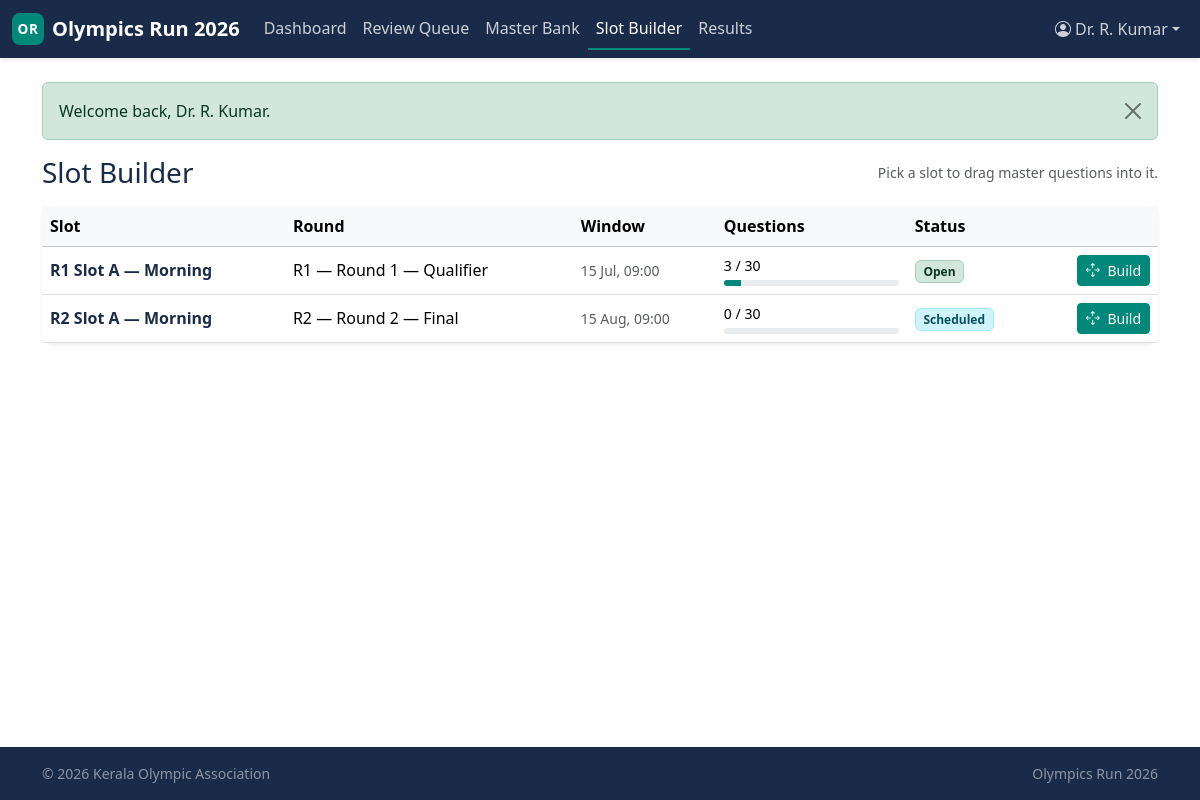
The page /panelist/slots (signed in) on the database its author committed.
### tables this page shows
CREATE TABLE slots (
    slot_id        INT UNSIGNED  NOT NULL AUTO_INCREMENT,
    round_id       INT UNSIGNED  NOT NULL,
    slot_label     VARCHAR(100)  NULL,
    starts_at      DATETIME      NOT NULL,
    ends_at        DATETIME      NOT NULL,
    capacity       INT UNSIGNED  NOT NULL DEFAULT 50,
    status         ENUM('scheduled','open','closed','cancelled')
                            NOT NULL DEFAULT 'scheduled',
    created_by_user_id INT UNSIGNED NULL,
    created_at     DATETIME      NOT NULL DEFAULT CURRENT_TIMESTAMP,
    updated_at     DATETIME      NOT NULL DEFAULT CURRENT_TIMESTAMP
                                                ON UPDATE CURRENT_TIMESTAMP,
    PRIMARY KEY (slot_id),
    KEY idx_slot_round (round_id),
    KEY idx_slot_starts (starts_at),
    KEY idx_slot_status (status),
    CONSTRAINT fk_slot_round
        FOREIGN KEY (round_id) REFERENCES rounds(round_id)
        ON DELETE CASCADE,
    CONSTRAINT fk_slot_creator
        FOREIGN KEY (created_by_user_id)
            REFERENCES association_users(association_user_id)
        ON DELETE SET NULL
);

CREATE TABLE rounds (
    round_id              INT UNSIGNED  NOT NULL AUTO_INCREMENT,
    association_id        INT UNSIGNED  NOT NULL,
    round_number          TINYINT UNSIGNED NOT NULL,
    name                  VARCHAR(100)  NOT NULL,
    description           TEXT          NULL,
    slot_duration_minutes INT UNSIGNED  NOT NULL DEFAULT 30,
    quiz_duration_minutes INT UNSIGNED  NOT NULL DEFAULT 15,
    questions_per_quiz    INT UNSIGNED  NOT NULL DEFAULT 30,
    marks_correct         DECIMAL(5,2)  NOT NULL DEFAULT 1.00,
    marks_wrong           DECIMAL(5,2)  NOT NULL DEFAULT 0.00,
    marks_unanswered      DECIMAL(5,2)  NOT NULL DEFAULT 0.00,
    qualifiers_count      INT UNSIGNED  NULL,
    status                ENUM('draft','open','closed','published')
                                NOT NULL DEFAULT 'draft',
    starts_at             DATETIME      NULL,
    ends_at               DATETIME      NULL,
    created_at            DATETIME      NOT NULL DEFAULT CURRENT_TIMESTAMP,
    updated_at            DATETIME      NOT NULL DEFAULT CURRENT_TIMESTAMP
                                                ON UPDATE CURRENT_TIMESTAMP,
    PRIMARY KEY (round_id),
    UNIQUE KEY uniq_assoc_round (association_id, round_number),
    KEY idx_round_status (status),
    CONSTRAINT fk_round_assoc
        FOREIGN KEY (association_id) REFERENCES associations(association_id)
        ON DELETE CASCADE
);

### includes/helpers.php (called while the page is built, shortened)
<?php
function e(?string $value): string
{
    return htmlspecialchars((string)$value, ENT_QUOTES | ENT_SUBSTITUTE, 'UTF-8');
}
function view(string $template, array $data = []): string
{
    $__file = __DIR__ . '/../views/' . $template . '.php';
    extract($data, EXTR_SKIP);
    include $__file;
    return ob_get_clean();
}
function render(string $template, array $data = []): void
{
    $content   = view($template, $data);
    include __DIR__ . '/../views/layouts/app.php';
}
function status_badge(?string $status): string
{
    $map = [
        'active'         => 'bg-success-subtle text-success-emphasis border border-success-subtle',
        'approved'       => 'bg-success-subtle text-success-emphasis border border-success-subtle',
        'open'           => 'bg-success-subtle text-success-emphasis border border-success-subtle',
        'published'      => 'bg-success-subtle text-success-emphasis border border-success-subtle',
        'pending'        => 'bg-warning-subtle text-warning-emphasis border border-warning-subtle',
        'needs_revision' => 'bg-warning-subtle text-warning-emphasis border border-warning-subtle',
        'scheduled'      => 'bg-info-subtle text-info-emphasis border border-info-subtle',
        'draft'          => 'bg-secondary-subtle text-secondary-emphasis border border-secondary-subtle',
        'closed'         => 'bg-secondary-subtle text-secondary-emphasis border border-secondary-subtle',
        'inactive'       => 'bg-secondary-subtle text-secondary-emphasis border border-secondary-subtle',
        'suspended'      => 'bg-danger-subtle text-danger-emphasis border border-danger-subtle',
        'rejected'       => 'bg-danger-subtle text-danger-emphasis border border-danger-subtle',
        'cancelled'      => 'bg-danger-subtle text-danger-emphasis border border-danger-subtle',
        'disqualified'   => 'bg-danger-subtle text-danger-emphasis border border-danger-subtle',
    ];
    $key = strtolower((string)$status);
    return 'badge ' . ($map[$key] ?? 'bg-light text-dark border');
}
function status_label(?string $status): string
{
    return ucwords(str_replace('_', ' ', (string)$status));
}
function dt_display(?string $mysqlDatetime, string $format = 'd M Y, h:i A'): string
{
    $ts = strtotime($mysqlDatetime);
    return $ts === false ? '—' : date($format, $ts);
}

### controllers/PanelistSlotsController.php (called while the page is built, shortened)
<?php
final class PanelistSlotsController
{
    public function index(): void
    {
        $associationId = $this->associationId();
        render('panelist/slots/index', [
            'title' => 'Slot Builder — Panel',
            'slots' => SlotQuestion::slotsForAssociation($associationId),
        ]);
    }
    private function associationId(): int
    {
        $id = Auth::associationId();
        return $id;
    }
}

### includes/Database.php (called while the page is built, shortened)
<?php
final class Database
{
    private static ?PDO $pdo = null;
    public static function connection(): PDO
    {
        $cfg = $GLOBALS['APP_CONFIG']['db'];
        $dsn = sprintf(
            'mysql:host=%s;port=%d;dbname=%s;charset=%s',
            $cfg['host'],
            $cfg['port'],
            $cfg['name'],
            $cfg['charset']
        );
        self::$pdo = new PDO($dsn, $cfg['user'], $cfg['pass'], [
            PDO::ATTR_ERRMODE            => PDO::ERRMODE_EXCEPTION,
            PDO::ATTR_DEFAULT_FETCH_MODE => PDO::FETCH_ASSOC,
            PDO::ATTR_EMULATE_PREPARES   => false,
            PDO::MYSQL_ATTR_INIT_COMMAND => "SET NAMES utf8mb4 COLLATE utf8mb4_unicode_ci",
        ]);
        return self::$pdo;
    }
    public static function query(string $sql, array $params = []): PDOStatement
    {
        $stmt = self::connection()->prepare($sql);
        $stmt->execute($params);
        return $stmt;
    }
    public static function fetchAll(string $sql, array $params = []): array
    {
        return self::query($sql, $params)->fetchAll();
    }
}

### models/SlotQuestion.php (called while the page is built, shortened)
<?php
final class SlotQuestion
{
    public static function slotsForAssociation(int $associationId): array
    {
        return Database::fetchAll(
            'SELECT s.*, r.round_number, r.name AS round_name,
                    r.questions_per_quiz,
                    (SELECT COUNT(*) FROM slot_questions sq
                      WHERE sq.slot_id = s.slot_id) AS question_count
               FROM slots s
               JOIN rounds r ON r.round_id = s.round_id
              WHERE r.association_id = ?
              ORDER BY r.round_number, s.starts_at',
            [$associationId]
        );
    }
}

### views/panelist/slots/index.php (the view, shortened to what this page needs)
<div class="d-md-flex justify-content-between align-items-center mb-3">
    <h1 class="h3 text-navy mb-2 mb-md-0">Slot Builder</h1>
    <span class="text-muted small">Pick a slot to drag master questions into it.</span>
</div>
<div class="card panel border-0 shadow-sm">
    <div class="table-responsive">
        <table class="table align-middle mb-0">
            <thead class="table-light">
                <tr>
                    <th>Slot</th>
                    <th class="d-none d-md-table-cell">Round</th>
                    <th class="d-none d-md-table-cell">Window</th>
                    <th>Questions</th>
                    <th>Status</th>
                    <th></th>
                </tr>
            </thead>
            <tbody>
                <?php if (empty($slots)): ?>
                    <tr><td colspan="6" class="text-center text-muted py-4">No slots yet for your association.</td></tr>
                <?php else: foreach ($slots as $s):
                    $target = (int)$s['questions_per_quiz'];
                    $count  = (int)$s['question_count'];
                    $pct = $target > 0 ? min(100, (int)round($count / $target * 100)) : 0;
                    $isOverflow = $count > $target; ?>
                    <tr>
                        <td>
                            <a href="/panelist/slots/<?= (int)$s['slot_id'] ?>" class="fw-semibold text-navy text-decoration-none">
                                <?= e($s['slot_label'] ?? '#' . $s['slot_id']) ?>
                            </a>
                        </td>
                        <td class="d-none d-md-table-cell">
                            R<?= (int)$s['round_number'] ?> — <?= e($s['round_name']) ?>
                        </td>
                        <td class="d-none d-md-table-cell small text-muted">
                            <?= e(dt_display($s['starts_at'], 'd M, H:i')) ?>
                        </td>
                        <td style="min-width:140px">
                            <div class="small mb-1 <?= $isOverflow ? 'text-danger fw-semibold' : '' ?>">
                                <?= $count ?> / <?= $target ?>
                            </div>
                            <div class="progress" style="height:6px">
                                <div class="progress-bar <?= $isOverflow ? 'bg-danger' : 'bg-accent' ?>"
                                     style="width: <?= $pct ?>%"></div>
                            </div>
                        </td>
                        <td><span class="<?= status_badge($s['status']) ?>"><?= e(status_label($s['status'])) ?></span></td>
                        <td class="text-end">
                            <a href="/panelist/slots/<?= (int)$s['slot_id'] ?>"
                               class="btn btn-sm btn-accent text-white">
                                <i class="bi bi-arrows-move me-1"></i> Build
                            </a>
                        </td>
                    </tr>
                <?php endforeach; endif; ?>
            </tbody>
        </table>
    </div>
</div>

### public/index.php (shortened to what this page needs)
<?php
$reqPath = strtok($_SERVER['REQUEST_URI'] ?? '/', '?') ?: '/';
$reqPath = rtrim($reqPath, '/') ?: '/';
$method  = $_SERVER['REQUEST_METHOD'] ?? 'GET';
foreach ($routes as $pattern => $handler) {
    [$rMethod, $rPath] = explode(' ', $pattern, 2);
    if ($rMethod !== $method) continue;
    if (!str_contains($rPath, '{')) {
        if ($rPath !== $reqPath) continue;
        $params = [];
    } else {
        $regex = '#^' . preg_replace('#\{(\w+)\}#', '(?<$1>[^/]+)', $rPath) . '$#';
        if (!preg_match($regex, $reqPath, $m)) continue;
        $params = array_values(array_filter(
            $m,
            static fn($k) => is_string($k),
            ARRAY_FILTER_USE_KEY
        ));
    }
    if (is_array($handler)) {
        [$class, $methodName] = $handler;
        (new $class)->$methodName(...$params);
    } else {
        $handler(...$params);
    }
    return;
}

### public/css/app.css (style rules this page uses)
:root { --or-navy: #1A2B49; --or-navy-700: #14223A; --or-navy-300: #4A5A75; --or-teal: #00897B; --or-teal-700: #006B61; --or-teal-300: #4DB6A6; --or-panel: #F5F7FA; --or-panel-dark: #E6EAF1; --or-bg: #FFFFFF; --or-text: #1F2937; --or-muted: #6B7280; }
:root, [data-bs-theme="light"] { --bs-primary: var(--or-navy); --bs-primary-rgb: 26, 43, 73; --bs-link-color: var(--or-teal); --bs-link-color-rgb: 0, 137, 123; --bs-link-hover-color: var(--or-teal-700); --bs-body-bg: var(--or-bg); --bs-body-color: var(--or-text); }
body.bg-app { background-color: var(--or-bg); color: var(--or-text); }
.text-navy { color: var(--or-navy) !important; }
.card.panel { background-color: var(--or-panel); border-radius: 0.75rem; }
.btn-accent { --bs-btn-color: #fff; --bs-btn-bg: var(--or-teal); --bs-btn-border-color: var(--or-teal); --bs-btn-hover-color: #fff; --bs-btn-hover-bg: var(--or-teal-700); --bs-btn-hover-border-color: var(--or-teal-700); --bs-btn-active-color: #fff; --bs-btn-active-bg: var(--or-teal-700); --bs-btn-active-border-color: var(--or-teal-700); }

### views/panelist/slots/index.php (style rules this page uses)
.bg-accent { background-color:var(--or-teal)!important; }

### rows shown on the page
slots: slot_label "R1 Slot A — Morning", round.round_number "1", round.name "Round 1 — Qualifier", starts_at "15 Jul, 09:00", count "3", round.questions_per_quiz "30", status "Open"
slots: slot_label "R2 Slot A — Morning", round.round_number "2", round.name "Round 2 — Final", starts_at "15 Aug, 09:00", count "0", round.questions_per_quiz "30", status "Scheduled"

### other values the page prints
$item['label'] "Dashboard"
$item['label'] "Review Queue"
$item['label'] "Master Bank"
$item['label'] "Slot Builder"
$item['label'] "Results"
$msg "Welcome back, Dr. R. Kumar."
